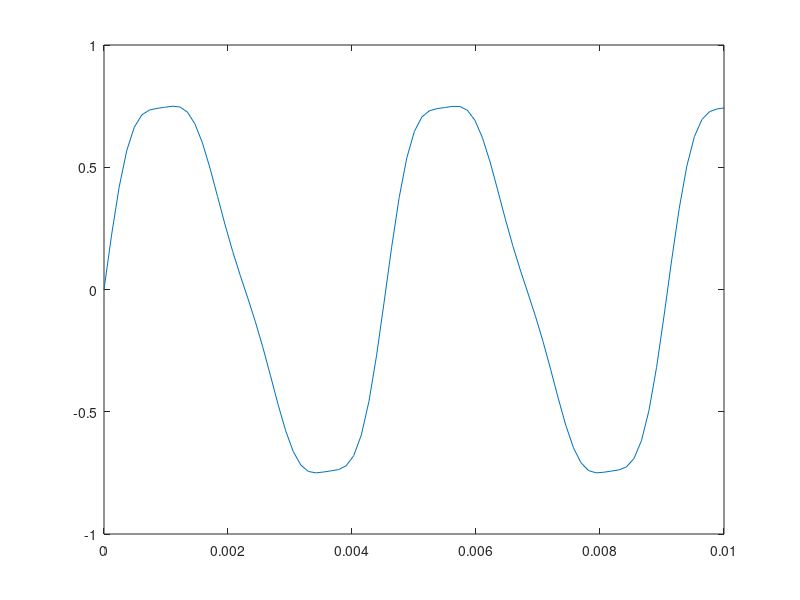

This figure's MATLAB source:



fs = 8192; f = 220; T = 1/f;
rhythm = 1;
t = linspace(0, rhythm, fs * rhythm);
y = 0.8*sin(2*pi*f*t)+0.1*sin(2*pi*2*f*t)+ ...
    0.05*sin(2*pi*3*f*t)+0.05*sin(2*pi*4*f*t);
%waves = y.*exp(-x/rhythm);
plot(t,y);
axis([0 0.01 -1 1]);
sound(y, fs);
